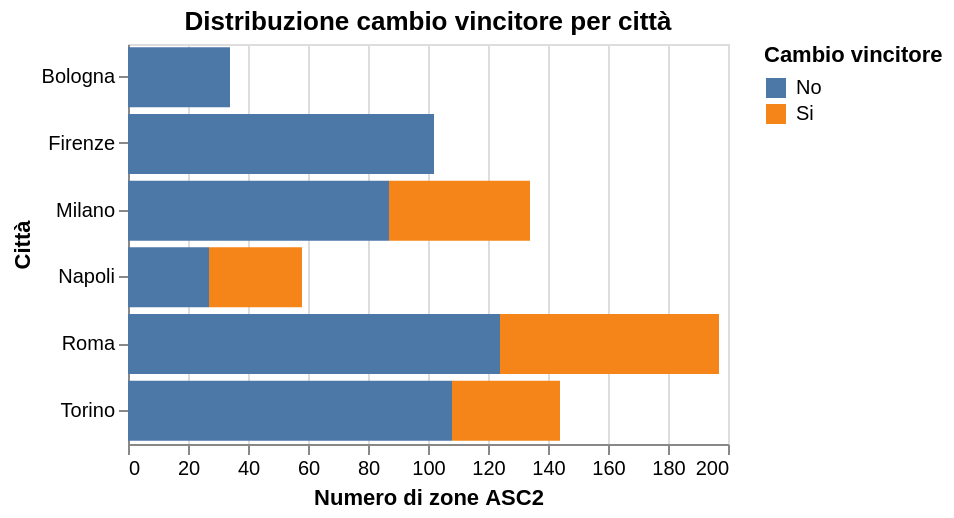

Write a Vega-Lite specification for this figure.
### Vega-Lite specification from a JSON file in a GitHub repository (floating-point values rounded to 4 significant figures; data arrays with more than 128 entries replaced by an {"elided": "..."} marker saying what was removed)
{"usermeta": {"embedOptions": {"theme": "fivethirtyeight"}}, "config": {"view": {"continuousWidth": 300, "continuousHeight": 300}}, "data": {"name": "data-e6a8539240285b988c750b4a95d86a87"}, "mark": {"type": "bar"}, "encoding": {"color": {"field": "e_winner_changed_label", "title": "Cambio vincitore", "type": "nominal"}, "x": {"aggregate": "count", "stack": "zero", "title": "Numero di zone ASC2", "type": "quantitative"}, "y": {"field": "CITY", "title": "Città", "type": "nominal"}}, "height": 200, "title": "Distribuzione cambio vincitore per città", "transform": [{"calculate": "datum.e_winner_changed == 1 ? 'Si' : 'No'", "as": "e_winner_changed_label"}], "width": "container", "$schema": "https://vega.github.io/schema/vega-lite/v5.20.1.json", "datasets": {"data-e6a8539240285b988c750b4a95d86a87": {"elided": "669 records"}}}
